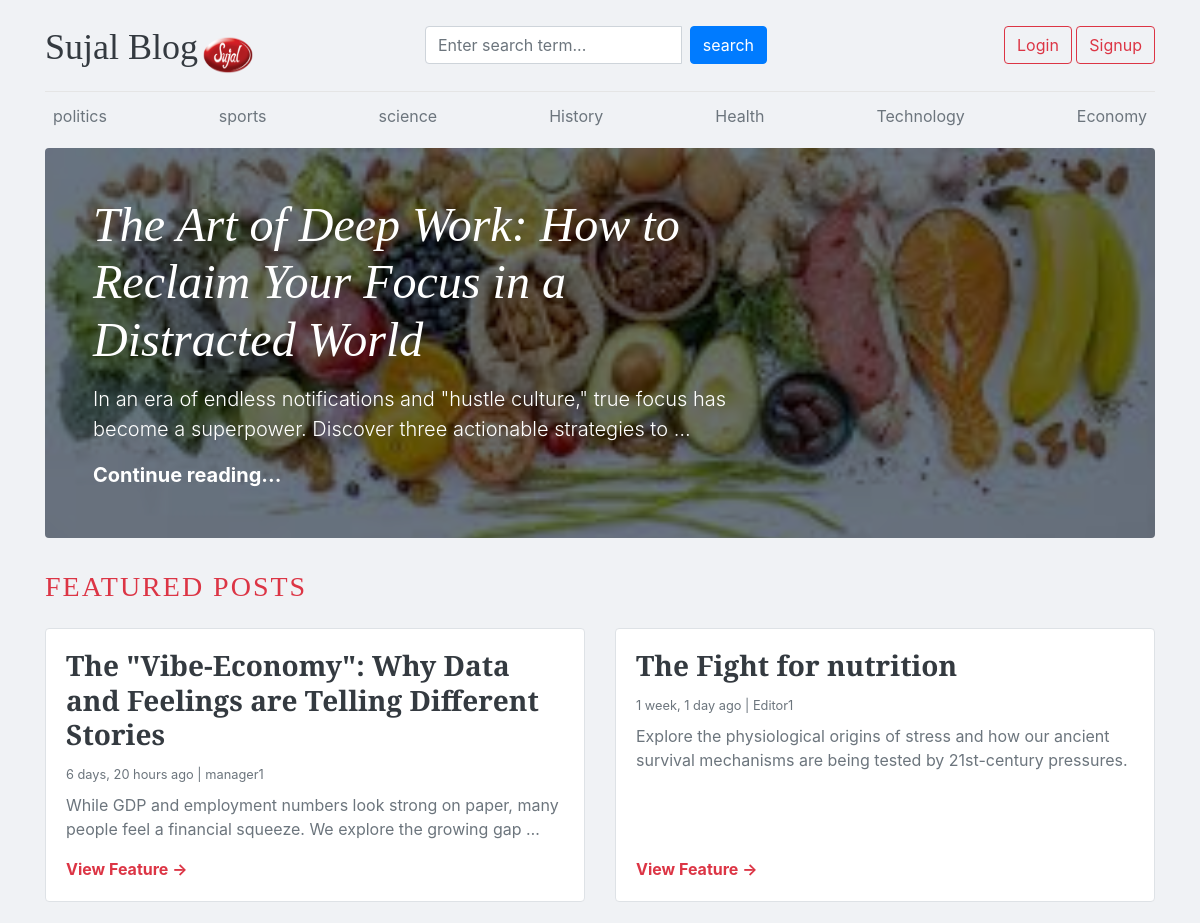
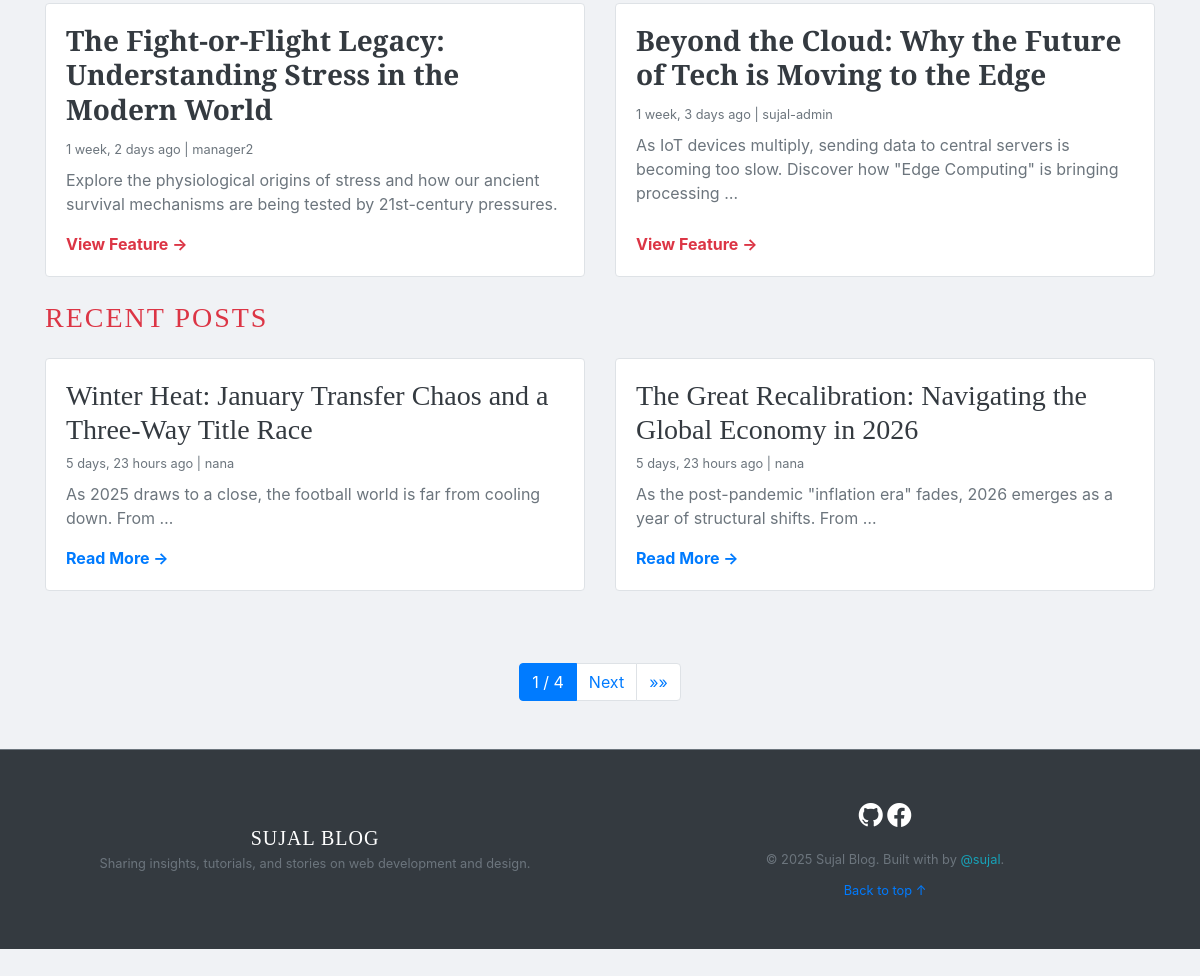
The page / on the database its author committed (2 pictures, top to bottom).
### blogs/models.py (models this page shows, shortened)
class Category(models.Model):
    category_name=models.CharField(max_length=50,unique=True)
    created_at=models.DateTimeField(auto_now_add=True)
    updated_at=models.DateField(auto_now=True)
    class Meta:
        verbose_name_plural='categories'

class Blog(models.Model):
    title=models.CharField(max_length=100)
    slug=models.SlugField(max_length=150,unique=True,blank=True)
    category=models.ForeignKey(Category,on_delete=models.CASCADE)
    author=models.ForeignKey(User,on_delete=models.CASCADE)
    featured_image=models.ImageField(upload_to='upload/%y/%m/%d')
    short_description=models.TextField(max_length=500)
    blog_body =models.TextField(max_length=2000)
    status=models.CharField(max_length=20,choices=STATUS_CHOICES,default=0)
    is_featured=models.BooleanField(default=False)
    created_at=models.DateTimeField(auto_now_add=True)
    updated_at=models.DateField(auto_now=True)

### blogmain/views.py (the view)
# urls.py: 2. Add a URL to urlpatterns:  path('', views.home, name='home')
def home(request):
    featured_posts = Blog.objects.filter(is_featured=True, status='Published').order_by('-created_at')
    posts=Blog.objects.filter(is_featured=False,status='Published').order_by('-created_at')
    paginator = Paginator(posts, 2)
    page_number = request.GET.get('page')
    posts = paginator.get_page(page_number)
    context={
        'featured_posts':featured_posts,
        'posts':posts
    }
    return render(request,'home.html',context)

### blogs/context_processors.py (called while the page is built)
def get_categories(request):
    categories=Category.objects.all()
    return dict(categories=categories)

### templates/home.html (shortened to what this page needs)
{% extends 'base.html' %}
{% load static %}
{% block body %}
{% for post in featured_posts %}
    {% if forloop.first %}
    <div class="jumbotron p-3 p-md-5 text-white rounded bg-dark" style="background-image: url({{post.featured_image.url}});background-blend-mode: overlay;background-size:cover;">
        <div class="col-md-8 px-0">
            <h1 class="display-4 font-italic">{{post.title}}</h1>
            <p class="lead my-3">{{post.short_description |truncatewords:20}}</p>
            <p class="lead mb-0"><a href="{% url 'blog' post.slug %}" class="text-white font-weight-bold">Continue reading...</a></p>
        </div>
    </div>
    {% endif %}
{% endfor %}
<h3 class="text-uppercase text-danger mb-4" style="letter-spacing:2px">Featured posts</h3>
<div class="row">
    {% for post in featured_posts %}
        {% if not forloop.first %}
        <div class="col-md-6 mb-4">
            <div class="card border shadow-sm h-100">
                <div class="card-body d-flex flex-column">
                    <h3>
                        <a href="{% url 'blog' post.slug %}" class="text-dark text-decoration-none font-weight-bold">
                            {{post.title}}
                        </a>
                    </h3>
                    <div class="mb-2">
                        <small class="text-muted">{{post.created_at|timesince}} ago | {{post.author}}</small>
                    </div>
                    <p class="card-text text-secondary">
                        {{post.short_description|truncatewords:20}}
                    </p>
                    <a href="{% url 'blog' post.slug %}" class="mt-auto text-danger font-weight-bold text-decoration-none">
                        View Feature →
                    </a>
                </div>
            </div>
        </div>
        {% endif %}
    {% endfor %}
</div>
<h3 id="recent-posts" class="text-uppercase text-danger mb-4" style="letter-spacing:2px">Recent posts</h3>
<main role="main" class="container p-0">
    <div class="row">
        {% for post in posts %}
        <div class="col-md-6 mb-4">
            <div class="card h-100 shadow-sm border">
                <div class="card-body d-flex flex-column">
                    <h3>
                        <a href="{% url 'blog' post.slug %}" class="text-dark text-decoration-none">{{post.title}}</a>
                    </h3>
                    <small class="mb-2 text-muted">
                        {{post.created_at|timesince}} ago | {{post.author}}
                    </small>
                    <p class="card-text text-secondary">
                        {{post.short_description|truncatewords:15}}
                    </p>
                    <a href="{% url 'blog' post.slug %}" class="mt-auto text-primary font-weight-bold">Read More →</a>
                </div>
            </div>
        </div>
        {% endfor %}
    </div>
</main>
{% include '_pagination.html' %}
{% endblock body %}

### templates/base.html (shortened to what this page needs)
<!DOCTYPE html>
{% load static %}
<html lang="en">
<head>
  <link href="https://getbootstrap.com/docs/4.0/dist/css/bootstrap.min.css" rel="stylesheet">
  <link href="{% static 'css/blog.css' %}" rel="stylesheet">
  <link rel="stylesheet" href="https://cdnjs.cloudflare.com/ajax/libs/font-awesome/7.0.1/css/all.min.css" />
  <link rel="stylesheet" href="https://cdn.jsdelivr.net/npm/bootstrap-icons@1.11.3/font/bootstrap-icons.min.css">
</head>
<body>
<div class="main">
  <div class="container ">
    <header class="blog-header py-3">
      <div class="row flex-nowrap justify-content-between align-items-center">
        <div class="col-4 pt-1 ">
          <a class="blog-header-logo text-dark " href="/">Sujal Blog</a>
          <img src="{% static 'images/logo.png' %}" height="40px" width="50px" alt="">
        </div>
        <div class="col-4">
          <form action="{% url 'search' %}" method="GET">
            <div class="input-group">
              <input class="form-control" type="text" name="keyword" placeholder="Enter search term..."
                aria-label="Enter search term..." aria-describedby="button-search" />
              <button type="submit" class="btn btn-primary mx-2" id="button-search">search</button>
            </div>
          </form>
        </div>
        <div class="col-4 d-flex justify-content-end align-items-center">
          {% if not user.is_authenticated %}
          <a class="btn btn-md btn-outline-danger btn-success" href="{% url 'login' %}">Login</a> &nbsp;
          <a class="btn btn-md btn-outline-danger" href="{% url 'register' %}">Signup</a>
          {% endif %}
        </div>
      </div>
    </header>
    <div class="nav-scroller py-1 mb-2">
      <nav class="nav d-flex justify-content-between">
        {% for cat in categories %}
        <a class="p-2 text-muted fw-bold" href="{% url 'post_by_category' cat.id %}">{{cat.category_name}}</a>
        {% endfor %}
      </nav>
    </div>
    {% block body %}
    {% endblock body %}
  </div>
 <footer class="blog-footer bg-dark text-white mt-5 py-5 border-top border-secondary">
  <div class="container">
    <div class="row align-items-center">
      <div class="col-md-6 text-center text-md-start mb-4 mb-md-0">
        <h5 class="fw-bold text-uppercase mb-1" style="letter-spacing: 1px;">Sujal Blog</h5>
        <p class="text-secondary small mb-0">Sharing insights, tutorials, and stories on web development and design.</p>
      </div>
      <div class="col-md-6 text-center text-md-end">
        <div class="mb-3">
          <a href="https://github.com/sujallmajhi" target="_blank" class="text-white me-4 text-decoration-none shadow-sm">
            <i class="bi bi-github" style="font-size: 1.5rem;"></i>
          </a>
          <a href="https://www.facebook.com/share/1NXvtaTKYE/" target="_blank" class="text-white text-decoration-none shadow-sm">
            <i class="bi bi-facebook" style="font-size: 1.5rem;"></i>
          </a>
        </div>
        <p class="text-secondary small mb-0">
          &copy; 2025 Sujal Blog. Built with  by
          <a href="https://github.com/sujallmajhi" class="text-info text-decoration-none fw-bold">@sujal</a>.
        </p>
        <div class="mt-2">
            <a href="#" class="text-white-50 small text-decoration-none">Back to top ↑</a>
        </div>
      </div>
    </div>
  </div>
</footer>
</div>
</body>
</html>

### blogmain/static/css/blog.css (style rules this page uses)
.blog-header { border-bottom: 1px solid #e5e5e5; }
.blog-header-logo { font-family: "Playfair Display", Georgia, "Times New Roman", serif; font-size: 2.25rem; }
h1, h2, h3, h4, h5, h6 { font-family: "Playfair Display", Georgia, "Times New Roman", serif; }
.display-4 { font-size: 2.5rem; }
@media (min-width: 768px) { .display-4 { font-size: 3rem; } }
.blog-footer { padding: 2.5rem 0; color: #727272; text-align: center; background-color: #f9f9f9; border-top: .05rem solid #e5e5e5; }
.blog-footer p:last-child { margin-bottom: 0; }
.main { background-color: #f0f2f5; min-height: 100vh; margin: 0; padding-bottom: 40px; }

### rows shown on the page
Category: category_name "politics"
Category: category_name "sports"
Category: category_name "science"
Category: category_name "History"
Category: category_name "Health"
Category: category_name "Technology"
Category: category_name "Economy"
Blog: featured_image (picture), title "The Art of Deep Work: How to Reclaim Your Focus in a Distracted World", short_description "In an era of endless notifications and \"hustle culture,\" true focus has become a superpower. Discover three actionable strategies to …"
Blog: title "The \"Vibe-Economy\": Why Data and Feelings are Telling Different Stories", created_at "6 days, 20 hours", author "manager1", short_description "While GDP and employment numbers look strong on paper, many people feel a financial squeeze. We explore the growing gap …"
Blog: title "The Fight for nutrition", created_at "1 week, 1 day", author "Editor1", short_description "Explore the physiological origins of stress and how our ancient survival mechanisms are being tested by 21st-century pressures."
Blog: title "The Fight-or-Flight Legacy: Understanding Stress in the Modern World", created_at "1 week, 2 days", author "manager2", short_description "Explore the physiological origins of stress and how our ancient survival mechanisms are being tested by 21st-century pressures."
Blog: title "Beyond the Cloud: Why the Future of Tech is Moving to the Edge", created_at "1 week, 3 days", author "sujal-admin", short_description "As IoT devices multiply, sending data to central servers is becoming too slow. Discover how \"Edge Computing\" is bringing processing …"
Blog: title "Winter Heat: January Transfer Chaos and a Three-Way Title Race", created_at "5 days, 23 hours", author "nana", short_description "As 2025 draws to a close, the football world is far from cooling down. From …"
Blog: title "The Great Recalibration: Navigating the Global Economy in 2026", created_at "5 days, 23 hours", author "nana", short_description "As the post-pandemic \"inflation era\" fades, 2026 emerges as a year of structural shifts. From …"

### other values the page prints
{{ posts.number }} "1"
{{ posts.paginator.num_pages }} "4"
